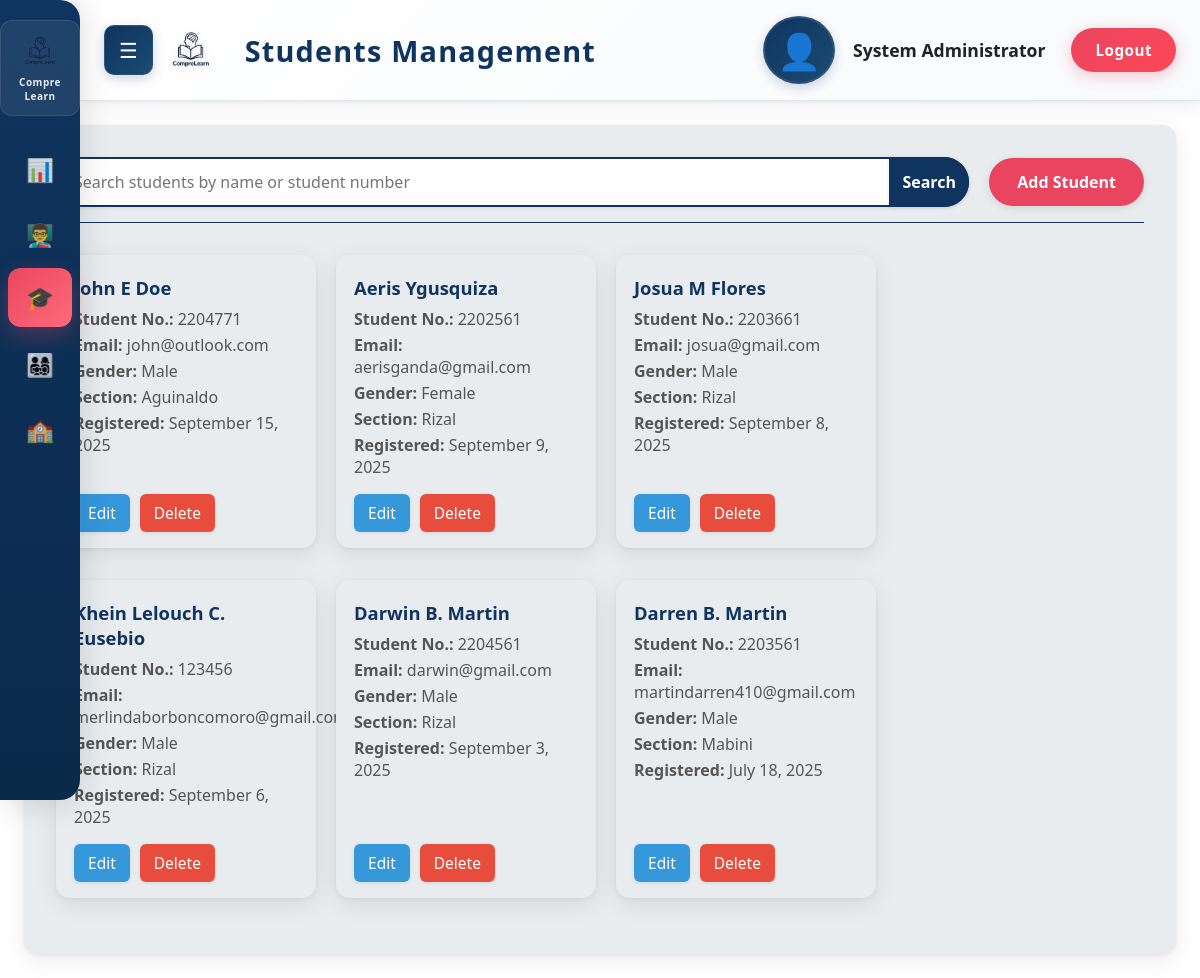
The page /Admin/admin_students.php (signed in) on the database its author committed.
### tables this page shows
CREATE TABLE `students` (
  `id` int(11) NOT NULL,
  `name` varchar(100) NOT NULL,
  `student_number` varchar(50) NOT NULL,
  `email` varchar(100) NOT NULL,
  `gender` enum('male','female') DEFAULT NULL,
  `password` varchar(255) NOT NULL,
  `section_id` int(11) DEFAULT NULL,
  `created_at` timestamp NOT NULL DEFAULT current_timestamp(),
  `updated_at` timestamp NOT NULL DEFAULT current_timestamp() ON UPDATE current_timestamp()
);

CREATE TABLE `sections` (
  `id` int(11) NOT NULL,
  `name` varchar(100) NOT NULL,
  `created_at` timestamp NOT NULL DEFAULT current_timestamp()
);

### Admin/includes/admin_init.php (called while the page is built, shortened)
<?php
function h($v) {
    return htmlspecialchars((string)$v, ENT_QUOTES, 'UTF-8');
}
?>

### Admin/admin_students.php (the view, shortened to what this page needs)
<?php
require_once __DIR__ . '/includes/admin_init.php';
$search_term = $_GET['search'] ?? '';
$search_query = "%" . $search_term . "%";
$sql_students = "SELECT st.*, s.name as section_name FROM students st LEFT JOIN sections s ON st.section_id = s.id WHERE st.name LIKE ? OR st.student_number LIKE ? ORDER BY st.created_at DESC";
$stmt_students = $conn->prepare($sql_students);
$stmt_students->bind_param("ss", $search_query, $search_query);
$stmt_students->execute();
$students = $stmt_students->get_result();
?>
<div class="management-area">
    <div class="section-header">
        <form id="search-form" method="GET" action="admin_students.php" class="search-container">
            <input type="text" name="search" id="search-input" class="search-bar" placeholder="Search students by name or student number" value="<?php echo h($search_term); ?>">
            <button type="submit" class="search-btn">Search</button>
        </form>
        <button id="toggle-form-btn" class="add-btn">Add Student</button>
    </div>
    <div class="card-table-container">
        <?php while($student = $students->fetch_assoc()): ?>
        <div class="user-card">
            <div>
                <div class="card-title"><?php echo h($student['name']); ?></div>
                <div class="card-field"><strong>Student No.:</strong> <?php echo h($student['student_number'] ?? ''); ?></div>
                <div class="card-field"><strong>Email:</strong> <?php echo h($student['email'] ?? ''); ?></div>
                <div class="card-field"><strong>Gender:</strong> <?php echo ucfirst(h($student['gender'] ?? 'N/A')); ?></div>
                <div class="card-field"><strong>Section:</strong> <?php echo h($student['section_name'] ?? 'N/A'); ?></div>
                <div class="card-field"><strong>Registered:</strong> <?php echo date('F j, Y', strtotime($student['created_at'])); ?></div>
            </div>
            <div class="card-actions">
                <button class="action-btn edit-btn" onclick="editStudent(<?php echo $student['id']; ?>)">Edit</button>
                <button class="action-btn delete-btn" onclick="deleteStudent(<?php echo $student['id']; ?>)">Delete</button>
            </div>
        </div>
        <?php endwhile; ?>
    </div>
</div>
<?php
require_once __DIR__ . '/includes/admin_layout.php';
?>

### Admin/includes/admin_layout.php (style rules this page uses)
:root { --light-bg: #f6f8fa; --light-bg-secondary: #ffffff; --light-surface: #e9ecef; --primary-accent: #0f3460; --secondary-accent: #e94560; --light-text: #222; --grey-text: #555; --card-shadow: 0 6px 24px rgba(0,0,0,0.08), 0 1.5px 4px rgba(0,0,0,0.06); }
* { margin: 0; padding: 0; box-sizing: border-box; font-family: 'Segoe UI', Tahoma, Geneva, Verdana, sans-serif; }
body { background: var(--light-bg-secondary); color: var(--light-text); min-height: 100vh; overflow-x: hidden; }

### Admin/admin_students.php (style rules this page uses)
.management-area { background: var(--light-surface); color: var(--light-text); padding: 2rem; border-radius: 14px; box-shadow: var(--card-shadow); animation: fadeIn .7s; }
.section-header { display: flex; justify-content: space-between; align-items: center; margin-bottom: 20px; padding-bottom: 15px; border-bottom: 1px solid var(--primary-accent); gap: 20px; flex-wrap: wrap; }
.search-container { position: relative; flex-grow: 1; min-width: 0; }
.search-bar { width: 100%; padding: 12px 16px; border-radius: 25px; border: 2px solid var(--primary-accent); background: var(--light-bg-secondary); color: var(--light-text); font-size: 1rem; box-shadow: 0 1px 4px rgba(0,0,0,0.08); transition: border-color .2s; }
.search-btn { position: absolute; top: 0; right: 0; height: 100%; width: 80px; background: var(--primary-accent); border: none; color: #fff; border-radius: 0 25px 25px 0; cursor: pointer; transition: background-color .3s; font-size: 1rem; font-weight: 600; box-shadow: 0 1px 4px rgba(0,0,0,0.08); }
.add-btn { background: var(--secondary-accent); color: #fff; border: none; padding: 12px 28px; border-radius: 25px; font-size: 1rem; font-weight: 600; cursor: pointer; box-shadow: 0 2px 8px rgba(0,0,0,0.10); transition: background .3s, transform .2s; min-width: 140px; height: 48px; display: flex; align-items: center; justify-content: center; }
.card-table-container { display: flex; flex-wrap: wrap; gap: 24px; justify-content: flex-start; padding: 12px 0; }
.user-card { background: var(--light-surface); box-shadow: var(--card-shadow); border-radius: 14px; width: 280px; min-height: 200px; margin-bottom: 12px; display: flex; flex-direction: column; justify-content: space-between; padding: 20px 18px 16px 18px; position: relative; transition: box-shadow .2s, transform .2s; }
.user-card .card-title { font-size: 1.15rem; font-weight: 600; color: var(--primary-accent); margin-bottom: 8px; }
.user-card .card-field { font-size: 1rem; color: var(--grey-text); margin-bottom: 4px; }
.user-card .card-actions { margin-top: 12px; display: flex; gap: 10px; }
.user-card .action-btn { padding: 8px 14px; border: none; border-radius: 6px; cursor: pointer; font-weight: 500; font-size: .97rem; box-shadow: 0 1px 4px rgba(0,0,0,0.08); color: #fff; transition: background .2s; }
.user-card .edit-btn { background: #3498db; }
.user-card .delete-btn { background: #e74c3c; }
@media (max-width: 1200px) { .card-table-container { gap: 20px; } }
@media (max-width: 1200px) { .user-card { width: 260px; } }

### rows shown on the page
students: name "John E Doe", student_number "2204771", email "john@outlook.com", gender "Male", section.name "Aguinaldo", created_at "September 15, 2025"
students: name "Aeris Ygusquiza", student_number "2202561", email "aerisganda@gmail.com", gender "Female", section.name "Rizal", created_at "September 9, 2025"
students: name "Josua M Flores", student_number "2203661", email "josua@gmail.com", gender "Male", section.name "Rizal", created_at "September 8, 2025"
students: name "Khein Lelouch C. Eusebio", student_number "123456", email "merlindaborboncomoro@gmail.com", gender "Male", section.name "Rizal", created_at "September 6, 2025"
students: name "Darwin B. Martin", student_number "2204561", email "darwin@gmail.com", gender "Male", section.name "Rizal", created_at "September 3, 2025"
students: name "Darren B. Martin", student_number "2203561", email "martindarren410@gmail.com", gender "Male", section.name "Mabini", created_at "July 18, 2025"

### other values the page prints
$page_title "Students Management"
$adminName "System Administrator"
